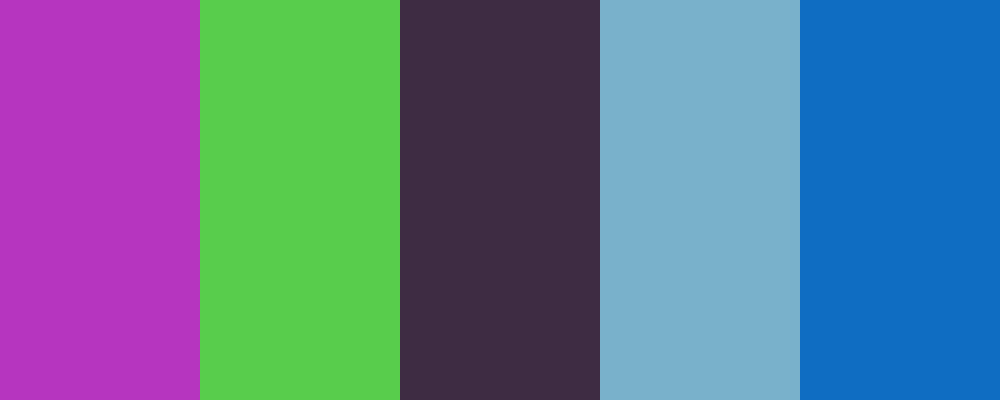
Frame 1 (no input)
Frame 60 (no input): identical to frame 1, image omitted
Frame 120 (the mouse pressed at the canvas centre since frame 60): identical to frame 1, image omitted

The p5.js sketch that drew this single still picture (run headless with seeded random() and noise() and a simulated clock; from frame 60 on, the mouse is pressed at the canvas centre):

// p5.js sketch
// ── sketch.js
let colors = [];
let paletteSize = 5; // Number of colors in the palette
let colorBoxes = []; // Store each box's position and size
let hexCodesP;
let sizeSlider;

function setup() {
  createCanvas(1000, 400);
  textAlign(CENTER, CENTER);

  // Create a <p> element for hex codes
  hexCodesP = createP('')
    .style('display', 'flex')
    .style('justify-content', 'space-around')
    .style('width', '1000px')
    .style('font-size', '30px')
    .style('font-family', 'monospace')
    .style('margin', '0')
    .style(
      'text-shadow',
      '-1px 0 black, 0 1px black, 1px 0 black, 0 -1px black'
    )
    .style('background-color', 'gray');

  createP('Press Spacebar to generate a new palette').style(
    'color',
    'lightgrey'
  );

  // Create a slider to control the palette size
  createP('Palette Size:').style('color', 'lightgrey').style('margin', '5px 0');
  sizeSlider = createSlider(2, 8, paletteSize, 1);
  sizeSlider.input(() => {
    paletteSize = sizeSlider.value();
    generatePalette();
  });

  generatePalette();
}

function draw() {
  background(255);

  // Draw each color box
  for (let i = 0; i < paletteSize; i++) {
    let { x, y, w, h } = colorBoxes[i];

    // Draw color box
    fill(colors[i].color);
    noStroke();
    rect(x, y, w, h);
  }
}

function generatePalette() {
  colors = [];
  colorBoxes = [];

  // Generate new colors and their boxes
  for (let i = 0; i < paletteSize; i++) {
    let r = random(255);
    let g = random(255);
    let b = random(255);
    let col = color(r, g, b);
    let hexCode = `#${hex(floor(r), 2)}${hex(floor(g), 2)}${hex(floor(b), 2)}`;
    colors.push({ color: col, hex: hexCode });

    // Define box size and position
    let boxX = (width / paletteSize) * i;
    let boxW = width / paletteSize;
    colorBoxes.push({ x: boxX, y: 0, w: boxW, h: height });
  }

  // Update the <p> element with hex codes and color them
  hexCodesP.html(
    colors
      .map((c) => `<span style="color: ${c.hex};">${c.hex}</span>`)
      .join(' ')
  );
}

function keyPressed() {
  if (key === ' ') {
    generatePalette();
  }
}
